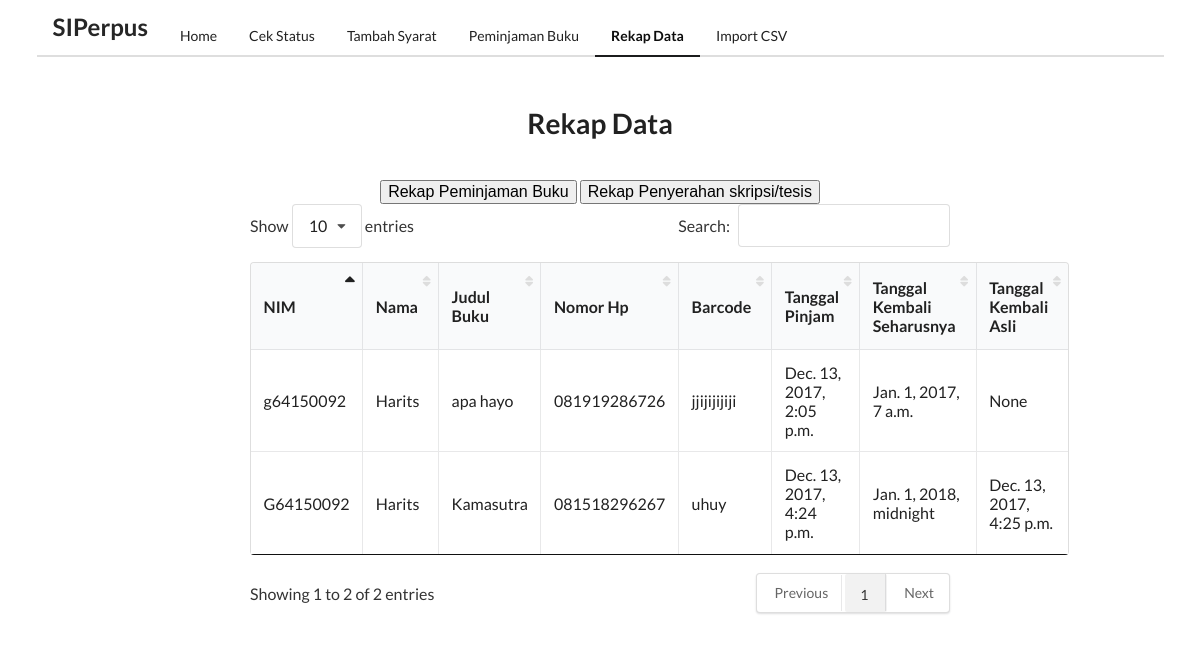
/rekap_data/, run on an earlier commit of the app's database.
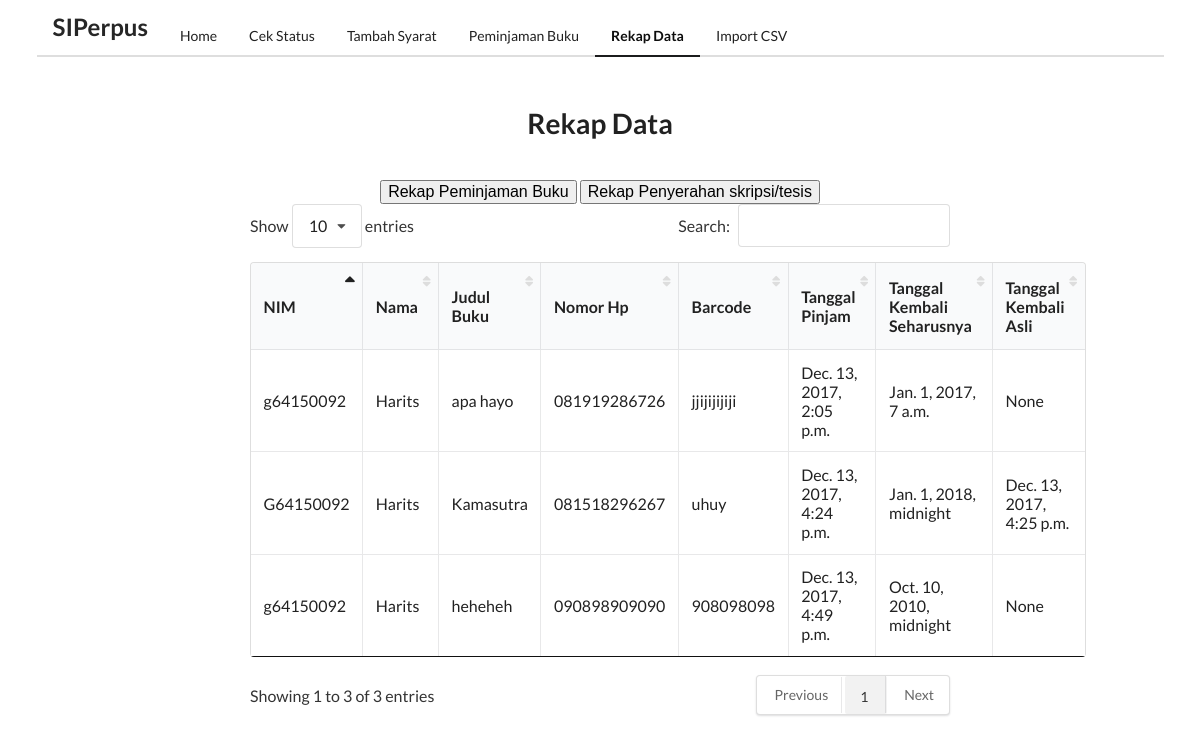
And on a later commit of the database.
### polls/models.py (models this page shows, shortened)
class Peminjaman(models.Model):
	nama = models.CharField(max_length=200)
	NIM = models.CharField(max_length=200)
	judul = models.CharField(max_length=200)
	phone = models.CharField(max_length=200)
	barcode = models.CharField(max_length=200)
	pengarang = models.CharField(max_length=200)
	tanggal_pinjam = models.DateTimeField(null=True, blank=True)
	tanggal_kembali = models.DateTimeField(null=True, blank=True)
	tanggal_kembali_riil = models.DateTimeField(null=True, blank=True)
	status = models.BooleanField(default=0)
	pub_date = models.DateTimeField(default=timezone.now())
	class Meta:
		db_table = u'polls_Peminjaman'

### polls/views.py (the view)
# urls.py: url(r'^rekap_data/$', views.rekap_data.as_view(), name='rekap_data'),
class rekap_data(generic.ListView):
	model = Peminjaman
	template_name = 'polls/rekap_data.html'
	context_object_name = 'rekap_pinjaman'
	def get_queryset(self):
		return Peminjaman.objects.all().order_by("id")

### polls/templates/polls/rekap_data.html (shortened to what this page needs)
<html>
{% load static %}
<head>
  <link rel="stylesheet" type="text/css" href="{% static 'semantic/semantic.min.css' %}">
  <link rel="stylesheet" type="text/css" href="{% static 'tables/dataTables.semanticui.min.css' %}">
  <link rel="stylesheet" type="text/css" href="{% static 'tables/jquery.dataTables.min.css' %}">
</head>
<body>
  <div class="ui  container">
    <div class="ui  secondary pointing menu">
      <div class="header item">
        <h2>SIPerpus</h2>
      </div>
      <a class="item" href="/">
                    Home
                    </a>
      <a class="item" href="/cek_status">
                    Cek Status
                    </a>
      <a class="item" href="/tambah_data">
                    Tambah Syarat
                    </a>
      <a class="item" href="/Peminjaman">
                    Peminjaman Buku
                    </a>
      <a class="active item">
                    Rekap Data
                    </a>
      <a class="item" href="/import_csv">
                    Import CSV
                    </a>
    </div>
  </div>
  <h1 class="ui center aligned header" style="padding:2%">Rekap Data</h1>
  <div class="ui center aligned text container">
    <button>Rekap Peminjaman Buku</button>
    <button>Rekap Penyerahan skripsi/tesis</button>
    <table id="rekap" class="ui celled table" cellspacing="0" width="100%">
      <thead>
        <tr>
          <th>NIM</th>
          <th>Nama</th>
          <th>Judul Buku</th>
          <th>Nomor Hp</th>
          <th>Barcode</th>
          <th>Tanggal Pinjam</th>
          <th>Tanggal Kembali Seharusnya</th>
          <th>Tanggal Kembali Asli</th>
        </tr>
      </thead>
      <tbody>
        {% for p in rekap_pinjaman %}
        <tr>
          <td>{{p.NIM}}</td>
          <td>{{p.nama}}</td>
          <td>{{p.judul}}</td>
          <td>{{p.phone}}</td>
          <td>{{p.barcode}}</td>
          <td>{{p.tanggal_pinjam}}</td>
          <td>{{p.tanggal_kembali}}</td>
          <td>{{p.tanggal_kembali_riil}}</td>
        </tr>
        {% endfor %}
      </tbody>
    </table>
  </div>
</body>
</html>

What changed in the data, as far as the page shows it:
added Peminjaman: NIM "g64150092", nama "Harits", judul "heheheh", phone "090898909090", barcode "908098098", tanggal_pinjam "Dec. 13, 2017, 4:49 p.m.", tanggal_kembali "Oct. 10, 2010, midnight", tanggal_kembali_riil "None"
Also different on the page:
text written by a page script: "Show 10 entries Search: Showing 1 to 2 of 2 entries Previous 1 Next" → "Show 10 entries Search: Showing 1 to 3 of 3 entries Previous 1 Next"
